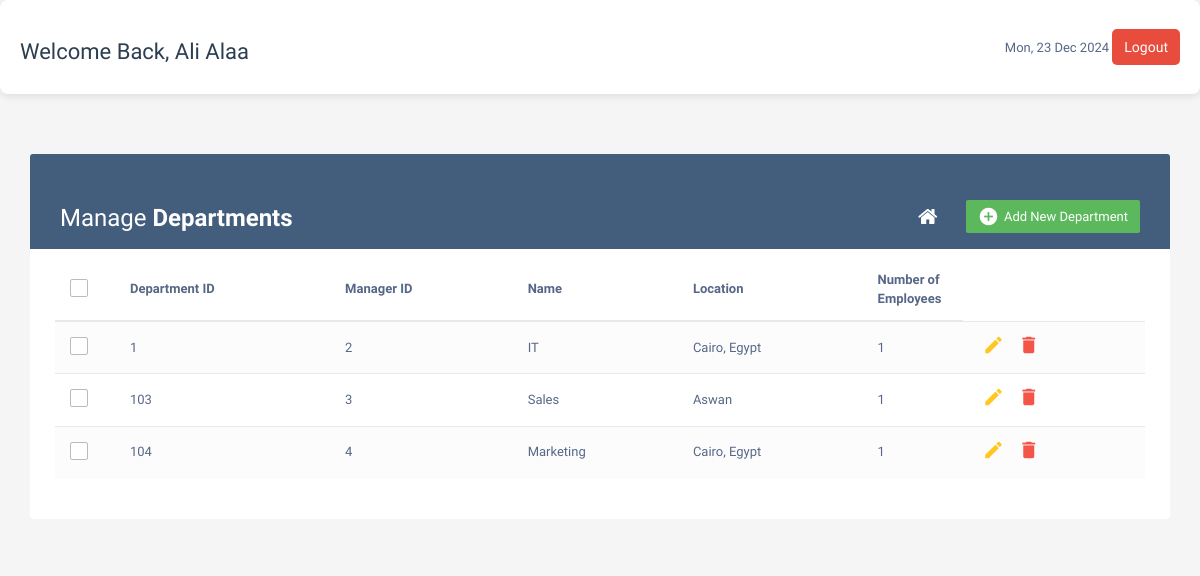
The app's page /Codes/depcrud.php (signed in) with its own data.
### tables this page shows
CREATE TABLE `department` (
  `department_id` int(11) NOT NULL,
  `manager_id` int(11) DEFAULT NULL,
  `name` varchar(225) NOT NULL,
  `location` varchar(225) NOT NULL,
  `emps_number` int(12) NOT NULL
);

### Codes/depcrud.php (the view, shortened to what this page needs)
<?php include("config.php"); ?>
<?php
$user_name = $_SESSION['user_name'];
?>
<!DOCTYPE html>
<html lang="en">
<head>
    <link rel="stylesheet" href="https://maxcdn.bootstrapcdn.com/font-awesome/4.7.0/css/font-awesome.min.css">
    <link rel="stylesheet" href="https://maxcdn.bootstrapcdn.com/bootstrap/3.3.7/css/bootstrap.min.css">
    <link rel="stylesheet" href="dashboard.css">
</head>
<body>
    <div class="header">
        <h3>Welcome Back, <?php echo $user_name; ?></h3>
        <div>
            <span id="currentDate"></span>
            <button class="btn-signout ms-3" onclick="logout()">Logout</button>
        </div>
    </div>
    <div class="container">
        <div class="table-responsive">
            <div class="table-wrapper">
                <div class="table-title">
                    <div class="row">
                        <div class="col-xs-6">
                            <h2>Manage <b>Departments</b></h2>
                        </div>
                        <div class="col-xs-6">
                            <a href="#addEmployeeModal" class="btn btn-success" data-toggle="modal"><i
                                    class="material-icons">&#xE147;</i> <span>Add New Department</span></a>
                            <a href="dashboard.php" class="btn btn-secondary"><i class="fa fa-home"></i></a>
                        </div>
                    </div>
                </div>
                <table class="table table-striped table-hover">
                    <thead>
                        <tr>
                            <th>
                                <span class="custom-checkbox">
                                    <label for="selectAll"></label>
                                </span>
                            </th>
                            <th>Department ID</th>
                            <th>Manager ID</th>
                            <th>Name</th>
                            <th>Location</th>
                            <th>Number of Employees</th>
                        </tr>
                    </thead>
                    <tbody>
                        <?php
                        $query = "
            SELECT
            *  FROM department
        ";
                        $result = $database->prepare($query);
                        if (!$result) {
                            die("query failed" . mysqli_error($mysql));
                        } else {
                            $stmt = $database->prepare($query);
                            $stmt->execute();
                            $result = $stmt->fetchAll(PDO::FETCH_ASSOC);
                            foreach ($result as $row) {
                                ?>
                                <tr>
                                    <td>
                                        <span class="custom-checkbox">
                                            <label for="checkbox1"></label>
                                        </span>
                                    </td>
                                    <td><?php echo $row['department_id']; ?></td>
                                    <td><?php echo $row['manager_id']; ?></td>
                                    <td><?php echo $row['name']; ?></td>
                                    <td><?php echo $row['location']; ?></td>
                                    <td><?php echo $row['emps_number']; ?></td>
                                    <td>
                                        <a href="update_dep.php?id=<?php echo $row['department_id']; ?>" class="edit"><i
                                                class="material-icons" data-toggle="tooltip" title="Edit">&#xE254;</i></a>
                                        <a href="delete_dep.php?id=<?php echo $row['department_id']; ?>" class="delete"
                                            data-toggle="modal"><i class="material-icons" data-toggle="tooltip"
                                                title="Delete">&#xE872;</i></a>
                                    </td>
                                </tr>
                                <?php
                            }
                        }
                        ?>
                    </tbody>
                </table>
            </div>
        </div>
    </div>
</body>
</html>

### Codes/dashboard.css (style rules this page uses)
body { font-family: "Arial", sans-serif; background-color: #f4f6f9; color: #333; }
.header { display: flex; justify-content: space-between; align-items: center; background-color: #fff; padding: 20px; border-radius: 8px; box-shadow: 0px 2px 8px rgba(0, 0, 0, 0.1); margin-bottom: 30px; }
.header h3 { font-size: 22px; color: #2c3e50; }
.header .btn-signout { background-color: #e74c3c; color: white; border-radius: 5px; font-size: 14px; padding: 8px 12px; border: none; cursor: pointer; transition: background-color 0.3s ease; }
.row { margin-top: 30px; }

### Codes/depcrud.php (style rules this page uses)
body { color: #566787; background: #f5f5f5; font-family: 'Varela Round', sans-serif; font-size: 13px; }
.table-responsive { margin: 30px 0; }
.table-wrapper { min-width: 1000px; background: #fff; padding: 20px 25px; border-radius: 3px; box-shadow: 0 1px 1px rgba(0, 0, 0, .05); }
.table-title { padding-bottom: 15px; background: #435d7d; color: #fff; padding: 16px 30px; margin: -20px -25px 10px; border-radius: 3px 3px 0 0; }
.table-title h2 { margin: 5px 0 0; font-size: 24px; }
.table-title .btn { color: #fff; float: right; font-size: 13px; border: none; min-width: 50px; border-radius: 2px; border: none; outline: none !important; margin-left: 10px; }
.table-title .btn i { float: left; font-size: 21px; margin-right: 5px; }
.table-title .btn span { float: left; margin-top: 2px; }
table.table tr th, table.table tr td { border-color: #e9e9e9; padding: 12px 15px; vertical-align: middle; }
table.table tr th:first-child { width: 60px; }
table.table tr th:last-child { width: 100px; }
table.table-striped tbody tr:nth-of-type(odd) { background-color: #fcfcfc; }
table.table td:last-child i { opacity: 0.9; font-size: 22px; margin: 0 5px; }
table.table td a { font-weight: bold; color: #566787; display: inline-block; text-decoration: none; outline: none !important; }
table.table td a.edit { color: #FFC107; }
table.table td a.delete { color: #F44336; }
table.table td i { font-size: 19px; }
.custom-checkbox { position: relative; }
.custom-checkbox label:before { width: 18px; height: 18px; }
.custom-checkbox label:before { content: ''; margin-right: 10px; display: inline-block; vertical-align: text-top; background: white; border: 1px solid #bbb; border-radius: 2px; box-sizing: border-box; z-index: 2; }

### records on screen
department: department_id "1", manager "2", name "IT", location "Cairo, Egypt", emps_number "1"
department: department_id "103", manager "3", name "Sales", location "Aswan", emps_number "1"
department: department_id "104", manager "4", name "Marketing", location "Cairo, Egypt", emps_number "1"

### other values on screen
$user_name "Ali Alaa"
